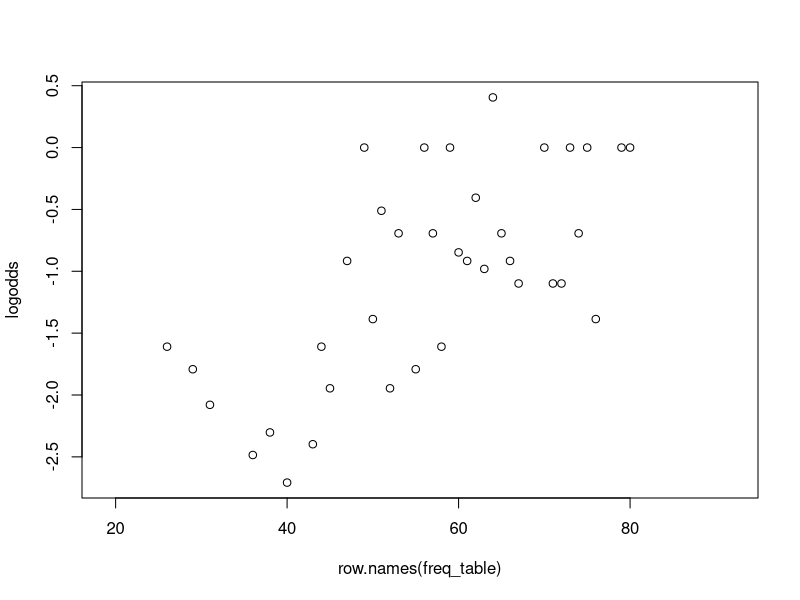

Recreate this plot in R.
# https://www.coursera.org/learn/logistic-regression-r-public-health/supplement/YPw6w/practice-in-r-simple-logistic-regression
# https://www.coursera.org/learn/logistic-regression-r-public-health/supplement/TkoUt/feedback-output-and-interpretation-from-simple-logistic-regression

g <- read.csv(file = "Data/final-diabetes-data-for-R-_csv_-_2_.csv",
              header = T,
              sep = ",")

# assigning variables

dm <- as.factor(g[, "dm"]) # categorical
gender <- as.factor(g[, "gender"]) # categorical
age <- g[, "age"] # continuous

###################

# Null model (empty)

m <- glm(dm ~ 1,
         family = binomial(link = logit))
summary(m)

# Checking R's interpretation of the binary outcome

table(m$y)


# Interpreting the model

odds <- exp(-1.7047) # the odds of having dm are 0.182

p <- odds/(1 + odds) # each participant has a 0.15 (15%) probability of having dm

# confirming the numbers

table(dm)

60/330 #odds (ratio of success to failure) = 0.182
60/(330+60) # p = 0.15 (15%)

##################

# Simple logistic model (one predictor)

# categorical

m <- glm(dm ~ gender,
         family = binomial(link = logit))
summary(m)


# interpreting the model

(odds <- exp(0.08694)) # odds = 1.09 (usually reported to 2 decimal places)

(p <- odds / (1 + odds)) # probability = 0.51


# checking R's interpretation of gender

contrasts(gender)

# This confirms that the coefficient given in the output refers to male
# because males have a 1 next to them in the above output and females have a zero.
# The log odds for females are incorporated into the intercept.

# R will by default organise values (called levels) of categorical variables
# alphabetically. You can check the order like so:

levels(gender) # by default, female is the first level (reference group)

# to redefine the reference group

gender <- relevel(gender, ref = "male")

levels(gender) # male is the first level (reference group)


# rerun the model

m <- glm(dm ~ gender,
         family = binomial(link = logit))
summary(m)

# the coefficient is now negative because:
# log(A/B) = - log(B/A)


m$coefficients

exp(m$coefficients)

################################

# continuous

m <- glm(dm ~ age,
         family = binomial(link = logit))
summary(m)


# interpreting the model

# the intercept (the log odds of having dm at birth"age = 0")

(odds <- exp(-4.404530)) # odds = 0.01222

(p <- odds / (1 + odds)) # probability = 0.01207

# When odds are SMALL, they are very close to probability

# the age coefficient (the log odds of having dm for each one-year increase in age)

(odds <- exp(0.052465)) # odds = 1.05


# Mathematically, the difference between 2 log odds is the same as the ratio between them

# example: log odds of 25 and 24 years old

(log_24 <- -4.404530 + (24*0.052465))
(log_25 <- -4.404530 + (25*0.052465))

log_25 - log_24
log_25 / log_24 
# which (when exponentiated) produces the odds ratio:
# the amount by which your odds increases when you get a year older

# NOT TRUE !!!!!!!!!!!!!!!!!!!!!!!!!!!!!!!!!!!!!!!!!!!!!!!!!!!!!!!!!!!!!!!!!!!!!!

#############################

# checking the linearity assumption

# create a cross tabulation of age and diabetes status

dm_by_age <- table(age, dm)

# output the frequencies of diabetes status by age

freq_table <- prop.table(dm_by_age, margin = 1)

# calculate the odds of having diabetes

odds <- freq_table[, "yes"]/freq_table[, "no"]

# calculate the log odds

logodds <- log(odds)

# plot the ages found in the sample against the log odds of having diabetes
plot(row.names(freq_table), logodds)

# Note to self: you cannot plot age directly against logodds because they have different length

nrow(freq_table)
nrow(g)
